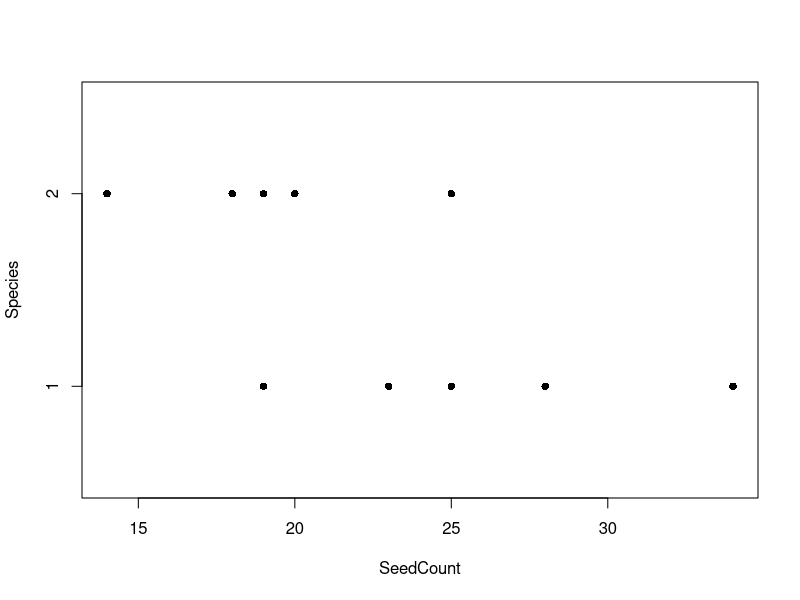
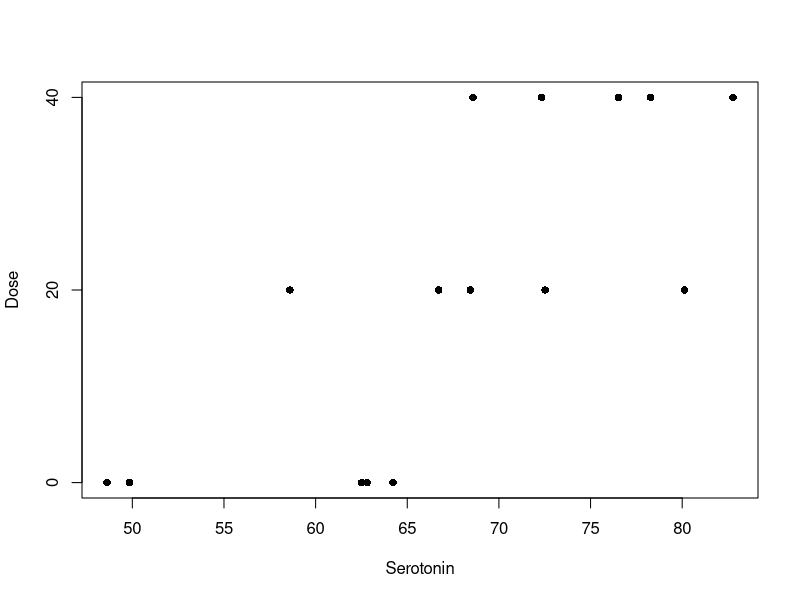
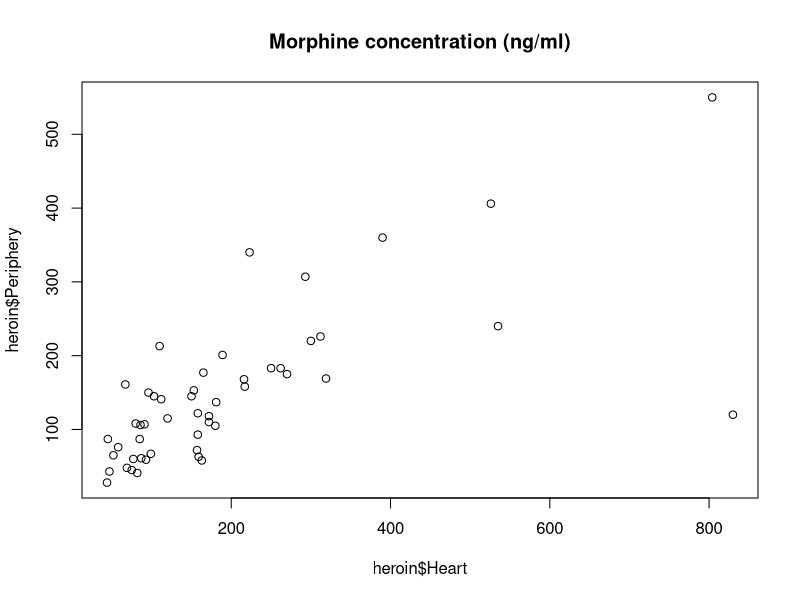
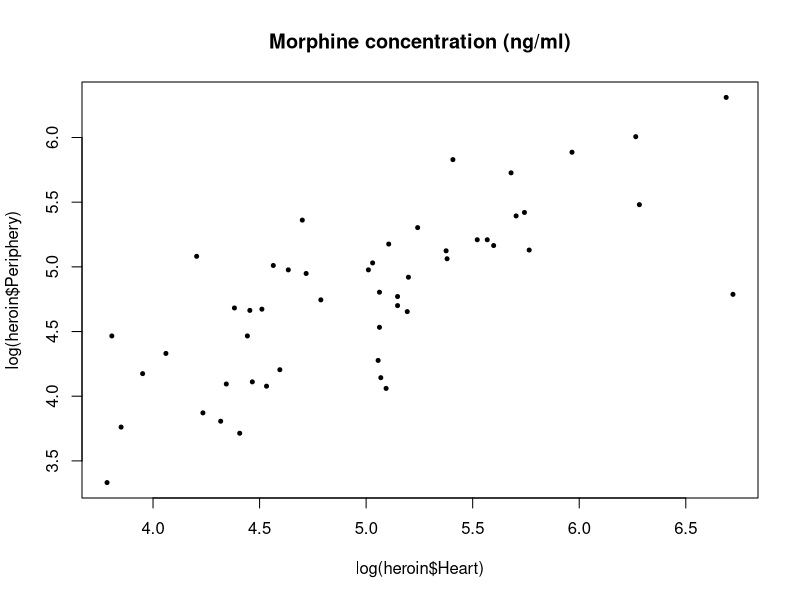

These figures' R source, in order:
## ---- chunk 1
seeds<-read.csv('DataSets2/seedcounts.csv')
## ---- chunk 2
stripchart(SeedCount ~ Species, data=seeds, pch=16, 
           ylab="Species", ylim=c(0.5,2.5))
## ---- chunk 3
wilcox.test(SeedCount ~ Species, data=seeds)
## ---- chunk 4
flies<-read.csv('DataSets2/flytemp.csv')
## ---- chunk 5
t.test(flies$Cold, flies$Warm, paired=TRUE)
## ---- chunk 6
skin <- read.csv('DataSets2/skingraft.csv')
## ---- chunk 7
## Perform Sign Test using binom.test function (1-sided alternative)
## Input the test statistic (Bs=9), and the number of pairs (n=11)
binom.test(9, 11, alternative="greater")
## ---- chunk 8
drugs<-read.csv('DataSets2/drugs.csv')
table(drugs$Treatment, drugs$Response)
chisq.test(table(drugs$Treatment, drugs$Response), correct=FALSE)
## ---- chunk 9
chisq.test(table(drugs$Treatment, drugs$Response))
## ---- chunk 10
paxil<-read.csv('DataSets2/paxil.csv')
summary(aov(Serotonin ~ as.factor(Dose), data=paxil))
## ---- chunk 11
## Same result using the `lm` function to fit a linear model:
summary(lm(Serotonin ~ as.factor(Dose), data=paxil))
## ---- chunk 12
TukeyHSD(aov(Serotonin ~ as.factor(Dose), data=paxil))
## ---- chunk 13
stripchart(Serotonin ~ as.factor(Dose), data=paxil, pch=16, ylab="Dose")
## ---- chunk 14
heroin <- read.csv('DataSets2/heroin-regression.csv')
head(heroin)
## ---- chunk 15
plot(heroin$Heart, heroin$Periphery, 
     main="Morphine concentration (ng/ml)")
## ---- chunk 16
summary(lm(Heart ~ Periphery, data=heroin))
## ---- chunk 17
summary(lm(Heart ~ Periphery, data=heroin))$coefficients
## ---- chunk 18
plot(log(heroin$Heart), log(heroin$Periphery), pch=20, cex=0.8,
     main="Morphine concentration (ng/ml)")
## ---- chunk 19
cor(heroin$Heart, heroin$Periphery)
## ---- chunk 20
cor(heroin$Heart, heroin$Periphery, method='spearman')
## ---- chunk 21
cor.test(heroin$Heart, heroin$Periphery)
